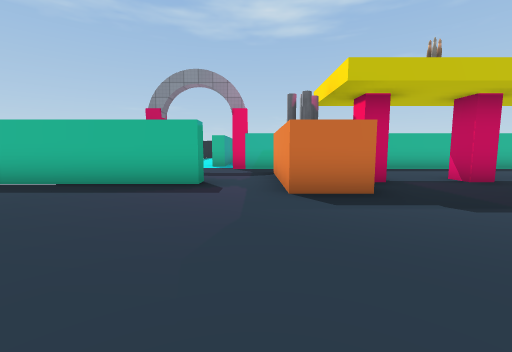
View 1 (above)

24 first-person views from a walk through a scene from a Unity 3-D project. The camera is 1.4 m above the floor, tilts 6° down and sees 90° across. Doors are open. The floor is counted in squares, 2 m on a side. Each view is taken from the middle of a square. On the plan, view 1 faces up. The plan holds only what a view shows up to about 9 squares ahead; the rest is blank. The place goes on beyond the plan. The player character is not drawn. Some surface patterns are stand-ins.

View 2
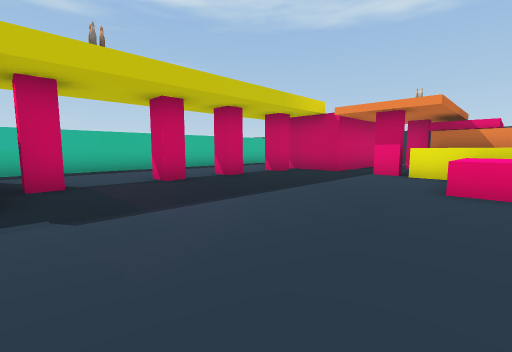

View 3
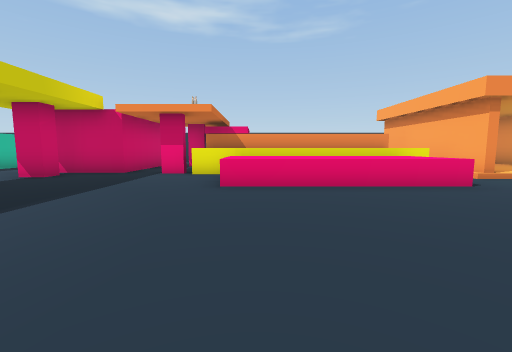

View 4
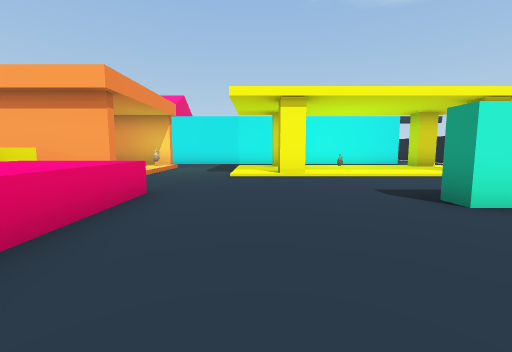

View 5
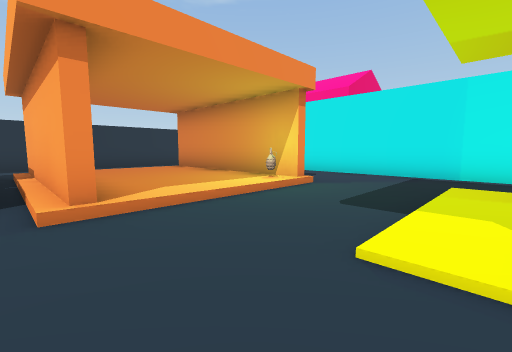

View 6
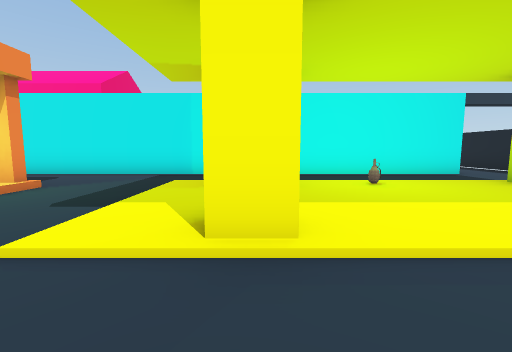

View 7
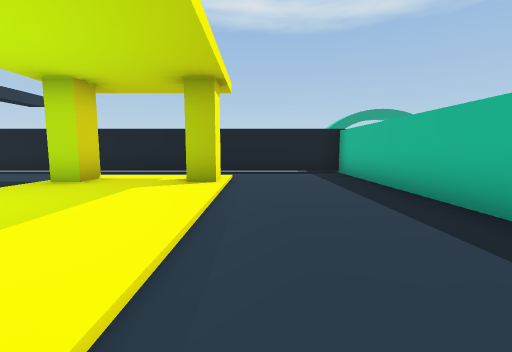

View 8
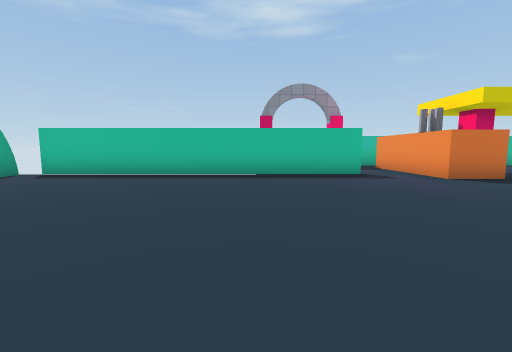

View 9
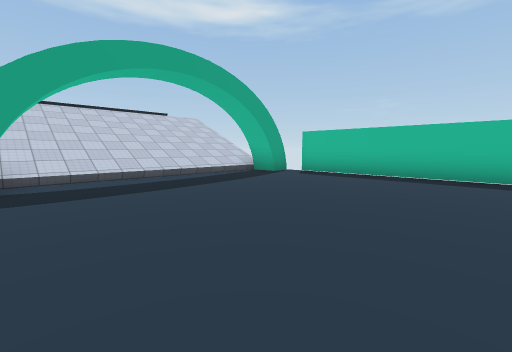

View 10
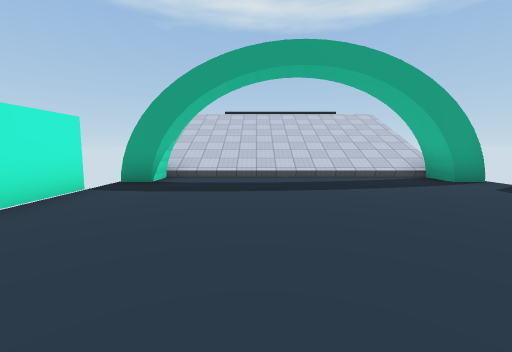

View 11
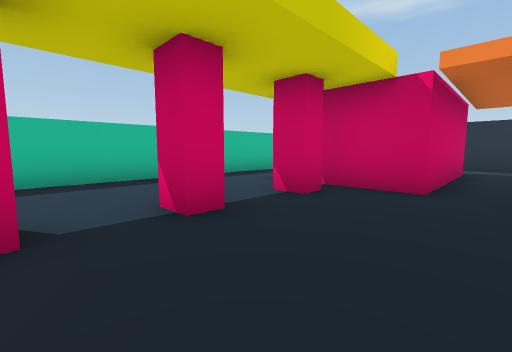

View 12
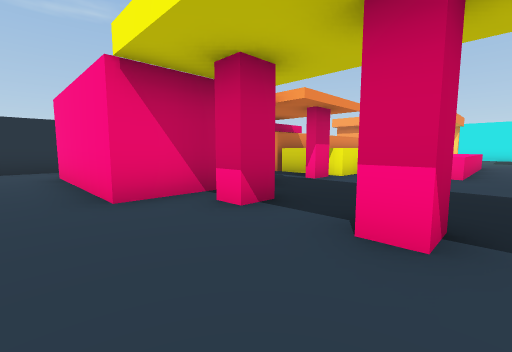

View 13
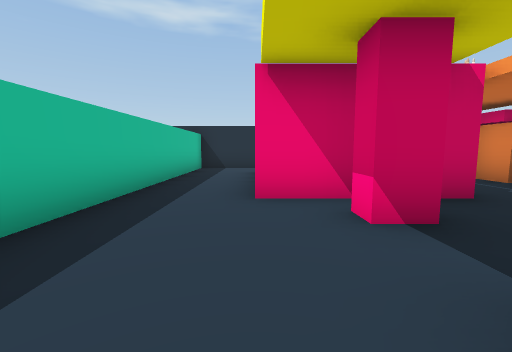

View 14
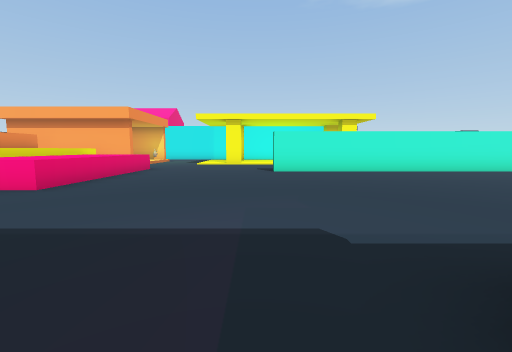

View 15
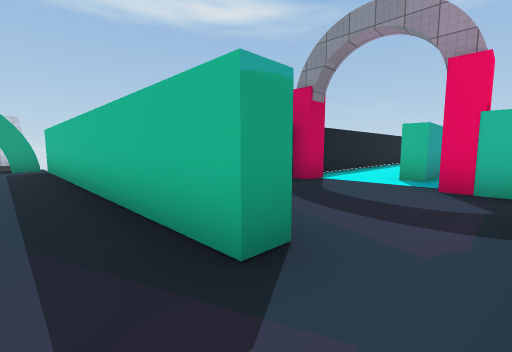

View 16
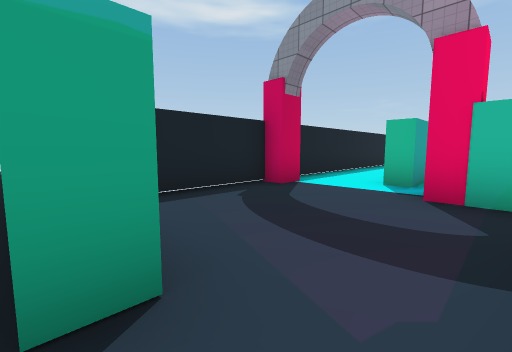

View 17
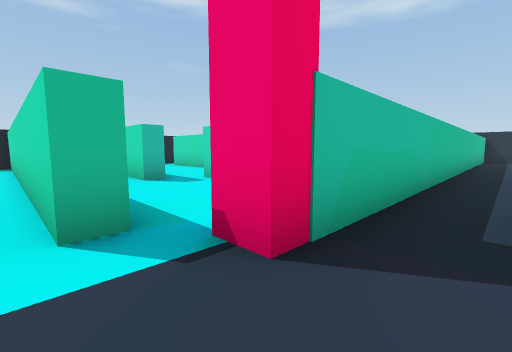

View 18
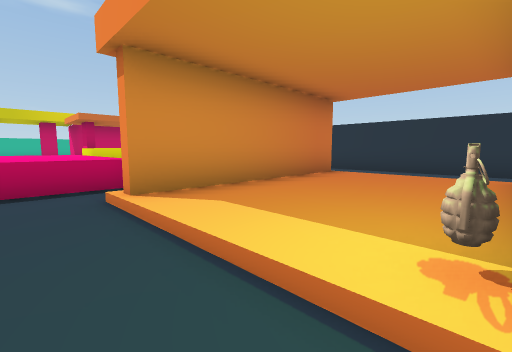

View 19
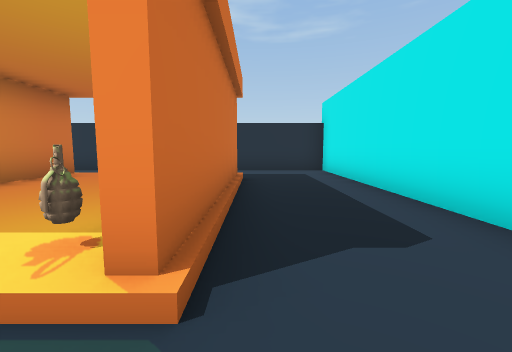

View 20
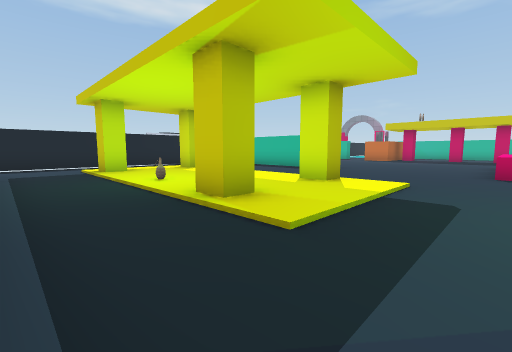

View 21
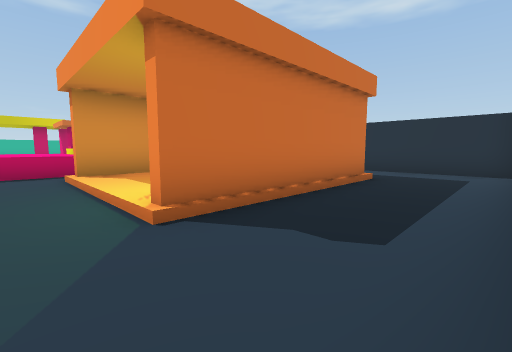

View 22
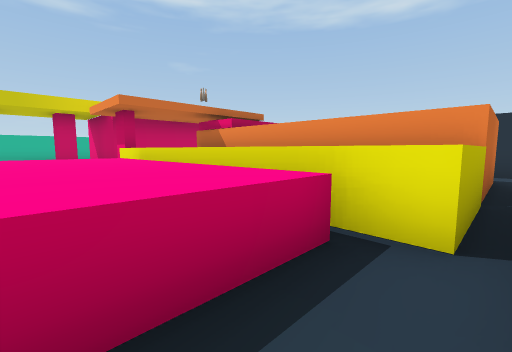

View 23
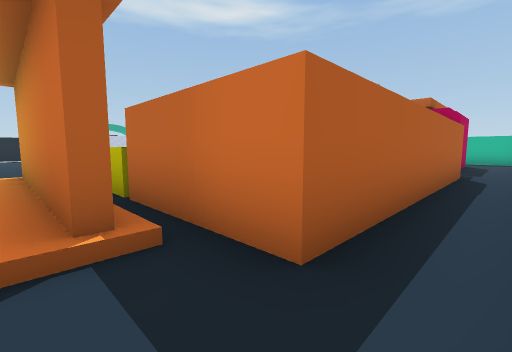

View 24
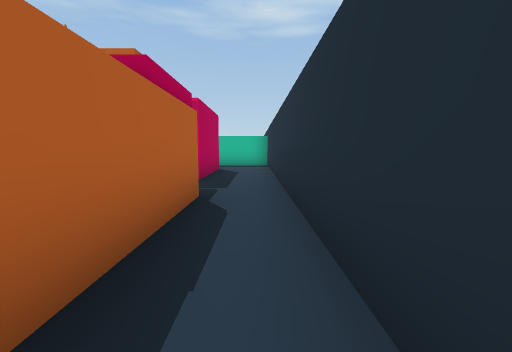

### Floor plan
Key: @ floor where view 1 was taken; # wall or solid block; x gap in a wall; . main floor; : floor 0.25 m higher than the main floor; + floor 4.5 m higher than the main floor; / step, stairs or slope; D open door; ^ raised ledge; O other object.
Columns run from 16 left of view 1 to 16 right of it. Each row starts with its distance up from view 1.
 12             #..#.
 11             #..#.
 10             #....
  9             O..O#################
  8             #...................#
  7             #....O........####..#
  6             #....O.O.O.O.O#  #..#
  5      #x########..O........#  #..#
  4   ///#...........O........####..#
  3   ///...........................#
  2   ///....................O^.O ..#
  1  ////....................^ ^# O.#
  0 +////...........@......^^^ ^  #.#
 -1 +////..................^^^ ^  #.#
 -2   ///#.................^^^ ^  #.
 -3      # ##  ########....^^^ ^  #.
 -4             #..........^^^^^###.#
 -5             #...........//////..#
 -6             #.........../#####..#
 -7             #.:O::::O:../::::/ .#
 -8             #.::::::::../::::/ .#
 -9             #.::::::::..O#:::/..#
-10             #.:O::O:O:...#####..#
-11             #...................#
-12             #DD.................#
-13             #..##################
-14             #.            OOO

Positions as (right, up) in squares from view 1, and headings:
1: (0, 0), facing up
2: (2, 0), facing up-right
3: (2, 0), facing right
4: (5, 0), facing down
5: (5, -5), facing down-right
6: (4, -5), facing down
7: (4, -6), facing left
8: (-4, -2), facing up
9: (-5, -2), facing up-left
10: (-5, 0), facing left
11: (5, 3), facing up-right
12: (6, 8), facing down-right
13: (6, 7), facing right
14: (3, 5), facing down
15: (0, 4), facing up-left
16: (0, 5), facing up-left
17: (-2, 8), facing up-right
18: (7, -9), facing up-right
19: (7, -10), facing right
20: (7, -12), facing up-left
21: (7, -12), facing up-right
22: (7, -5), facing up-right
23: (15, -6), facing up-left
24: (15, -2), facing up
